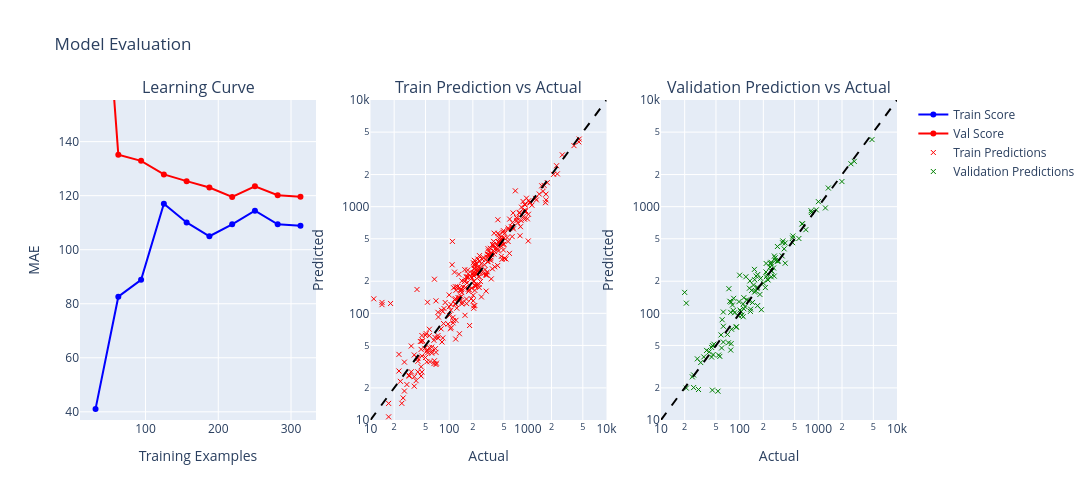

The code cell stored with this chart in its notebook:
### Code cell
plotting_pred_vs_actual_LC(pipeline4, X_train_ride_4, y_train_ride_4, X_val_ride_4, y_val_ride_4, X_train_ride_T1, X_val_ride_T1)
